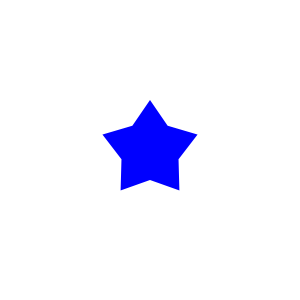
Frame 1 (no input)
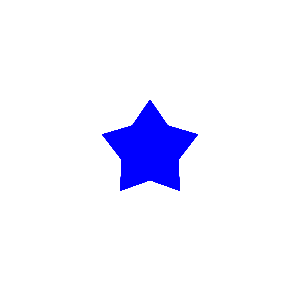
Frame 60 (the mouse pressed at the canvas centre just before this capture)
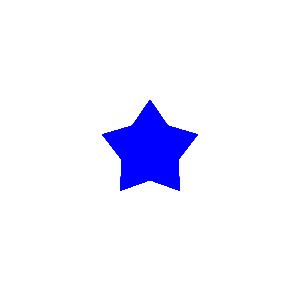
Frame 120 (the mouse held since frame 60 and released just before this capture)

The Processing sketch that drew these frames (run headless with seeded random() and noise(); from frame 60 on, the mouse is pressed at the canvas centre):

// Processing sketch: fp_pg_q_04_19
// ── fp_pg_q_04_19.pde
// 問題 4.19 変数を用いて外側の頂点が半径 50 画素の円上で，内側の頂点が半径 30 画素の円上に存在する★を描画
// せよ．
void setup() {
  size(300, 300);
  background(255, 255, 255);
}

void draw() {
  float height = 300;
  float width = 300;
  noStroke();
  fill(0, 0, 255);
  star(width/2, height/2, 50, 30, 5, PI/2);
}

//------------------------------------------------------------------//
// flot x Center x coordinate
// flot y Center y coordinate
// int r Radius of circumscribed circle
// int p Radius of inscribed circle
// int ratio  denominator rate
// float rotate Rotational correction rate
//------------------------------------------------------------------//
void star(float x, float y, float CircumscribedCircle, float InscribedCircle, int p, float rotatete) {
  int cnt = p * 2;
  float radius = 0;

  // http://www.d-improvement.jp/learning/processing/2011-a/08.html
  pushMatrix();
  translate(x, y);
  rotate(rotatete);
  beginShape();
  for (int i = 1; i <= cnt; i++) {
    if (i % 2 == 0) {
      radius = InscribedCircle;
    } else {
      radius = CircumscribedCircle;
    }
    vertex(radius * cos(radians(360 * i/cnt)), radius * sin(radians(360 * i/cnt)));
  }
  endShape(CLOSE);
  popMatrix();
}
